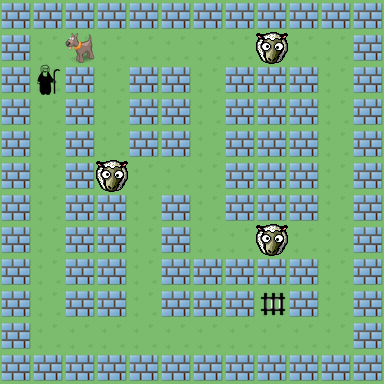

Below is a game level as drawn by its tile map, then a one-line description and the .tmx file that defines it, in full:
An orthogonal 12x12 tile map with 32x32 px tiles, 1 tile layer (Tile Layer 1).

<map version="1.0" orientation="orthogonal" width="12" height="12" tilewidth="32" tileheight="32">
 <tileset firstgid="1" name="ghostbusters_tileset" tilewidth="32" tileheight="32">
  <image source="ghostbusters_tileset.png" width="128" height="96" />
  <tile id="2">
   <properties>
    <property name="visionLimit" value="3" />
   </properties>
  </tile>
  <tile id="5">
   <properties>
    <property name="visionLimit" value="3" />
   </properties>
  </tile>
  <tile id="6">
   <properties>
    <property name="visionLimit" value="3" />
   </properties>
  </tile>
 </tileset>
 <layer name="Tile Layer 1" width="12" height="12">
  <data>
   <tile gid="5" />
   <tile gid="5" />
   <tile gid="5" />
   <tile gid="5" />
   <tile gid="5" />
   <tile gid="5" />
   <tile gid="5" />
   <tile gid="5" />
   <tile gid="5" />
   <tile gid="5" />
   <tile gid="5" />
   <tile gid="5" />
   <tile gid="5" />
   <tile gid="1" />
   <tile gid="2" />
   <tile gid="1" />
   <tile gid="1" />
   <tile gid="1" />
   <tile gid="1" />
   <tile gid="1" />
   <tile gid="6" />
   <tile gid="1" />
   <tile gid="1" />
   <tile gid="5" />
   <tile gid="5" />
   <tile gid="9" />
   <tile gid="5" />
   <tile gid="1" />
   <tile gid="5" />
   <tile gid="5" />
   <tile gid="1" />
   <tile gid="5" />
   <tile gid="5" />
   <tile gid="5" />
   <tile gid="1" />
   <tile gid="5" />
   <tile gid="5" />
   <tile gid="1" />
   <tile gid="5" />
   <tile gid="1" />
   <tile gid="5" />
   <tile gid="5" />
   <tile gid="1" />
   <tile gid="5" />
   <tile gid="5" />
   <tile gid="5" />
   <tile gid="1" />
   <tile gid="5" />
   <tile gid="5" />
   <tile gid="1" />
   <tile gid="5" />
   <tile gid="1" />
   <tile gid="5" />
   <tile gid="5" />
   <tile gid="1" />
   <tile gid="5" />
   <tile gid="5" />
   <tile gid="5" />
   <tile gid="1" />
   <tile gid="5" />
   <tile gid="5" />
   <tile gid="1" />
   <tile gid="5" />
   <tile gid="6" />
   <tile gid="1" />
   <tile gid="1" />
   <tile gid="1" />
   <tile gid="5" />
   <tile gid="5" />
   <tile gid="5" />
   <tile gid="1" />
   <tile gid="5" />
   <tile gid="5" />
   <tile gid="1" />
   <tile gid="5" />
   <tile gid="5" />
   <tile gid="1" />
   <tile gid="5" />
   <tile gid="1" />
   <tile gid="5" />
   <tile gid="5" />
   <tile gid="5" />
   <tile gid="1" />
   <tile gid="5" />
   <tile gid="5" />
   <tile gid="1" />
   <tile gid="5" />
   <tile gid="5" />
   <tile gid="1" />
   <tile gid="5" />
   <tile gid="1" />
   <tile gid="1" />
   <tile gid="6" />
   <tile gid="1" />
   <tile gid="1" />
   <tile gid="5" />
   <tile gid="5" />
   <tile gid="1" />
   <tile gid="5" />
   <tile gid="5" />
   <tile gid="1" />
   <tile gid="5" />
   <tile gid="5" />
   <tile gid="5" />
   <tile gid="5" />
   <tile gid="5" />
   <tile gid="1" />
   <tile gid="5" />
   <tile gid="5" />
   <tile gid="1" />
   <tile gid="5" />
   <tile gid="5" />
   <tile gid="1" />
   <tile gid="5" />
   <tile gid="5" />
   <tile gid="5" />
   <tile gid="10" />
   <tile gid="5" />
   <tile gid="1" />
   <tile gid="5" />
   <tile gid="5" />
   <tile gid="1" />
   <tile gid="1" />
   <tile gid="1" />
   <tile gid="1" />
   <tile gid="1" />
   <tile gid="1" />
   <tile gid="1" />
   <tile gid="1" />
   <tile gid="1" />
   <tile gid="1" />
   <tile gid="5" />
   <tile gid="5" />
   <tile gid="5" />
   <tile gid="5" />
   <tile gid="5" />
   <tile gid="5" />
   <tile gid="5" />
   <tile gid="5" />
   <tile gid="5" />
   <tile gid="5" />
   <tile gid="5" />
   <tile gid="5" />
   <tile gid="5" />
  </data>
 </layer>
</map>
